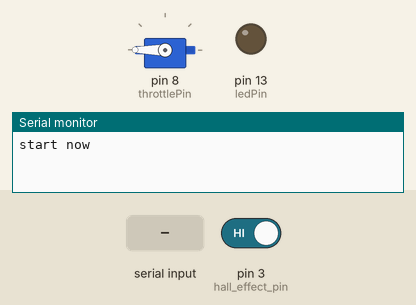
Recording of a sketch running on a simulated Arduino Mega 2560, built with avr-gcc and run on an emulated ATmega2560. On the bench: servo, output pins drawn as LEDs (lit = HIGH), the last lines printed to the serial monitor. Inputs (shaded band) come from the test bench; at power-on: pin 3 (hall_effect_pin) HIGH. Pins used as bus, display or sensor lines are not drawn.

Above: at 1.2 s.
1.3 s: pin 3 (hall_effect_pin) driven LOW
At 2.1 s:
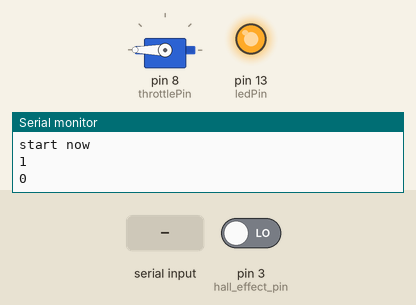
2.8 s: "f\n" received over Serial
At 3.2 s:
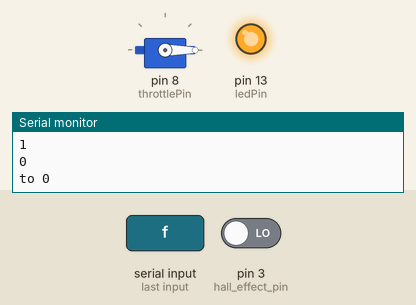
4.3 s: "90,45\n" received over Serial
At 5.5 s:
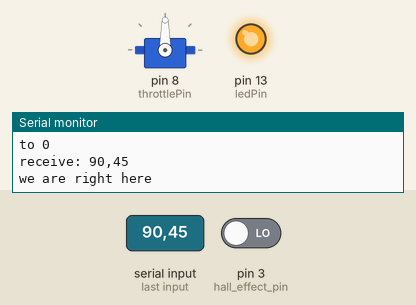
5.8 s: "30,150\n" received over Serial
At 6.8 s:
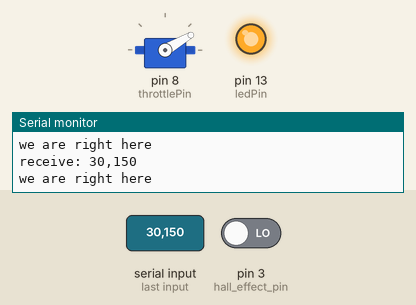
7.3 s: "s\n" received over Serial
At 7.9 s:
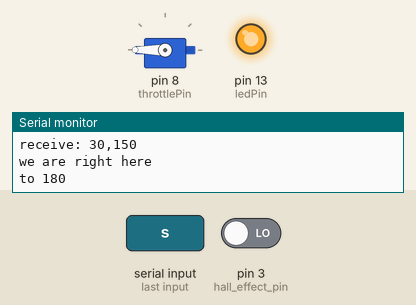
Timing chart, 0 to 9.8 s (numbered marks = the images above; inputs shaded):
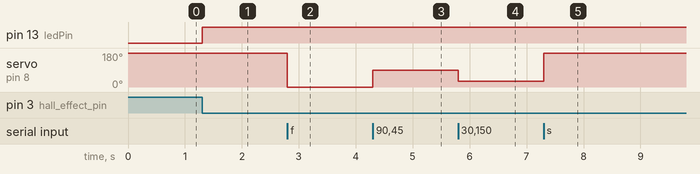

Measured:
- after the input at 1.3 s, pin 13 (ledPin): LOW → HIGH at once
- after the input at 2.8 s, servo on pin 8 (throttlePin): 180° → 0° at once
- after the input at 4.3 s, servo on pin 8 (throttlePin): 0° → 90° at once
- after the input at 5.8 s, servo on pin 8 (throttlePin): 90° → 30° at once
- after the input at 7.3 s, servo on pin 8 (throttlePin): 30° → 180° at once

The sketch:

movehall.ino
```cpp
#include <Servo.h>
#include <SPI.h>
#include <Wire.h>
#include <math.h>
#include <stdlib.h>

#define BAUD 115200

/*
 * hall effect sensor on the front wheel
 * black - 14 orange - ground
 * blue - 13 brown - signal, pin 2
 * red - 15 yellow - +5vdc
 *
 * diameter of the wheel - 16.5 inches
 * circumference - 51.83627 inches
 * 7 magnets, evenly spaced, 7.40518 inches apart
 */

 /*
 * black - orange - ground
 * blue - brown - signal
 * red - yellow - +5vdc
 */


#define hall_effect_interrupt_num 0
byte hall_effect_pin = 3;
//pin 2 is interrupt 0, so plug the sensor into pin 2

#define ledPin 13   //led pin


volatile int ticks = 0;
volatile int revolutions = 0;

//main power pin
byte mainPower = 30;

byte throttlePin = 8;
Servo throttle;

String incoming = "";
boolean completeString = false;

void setup()
{
     // Open the serial connection,
     Serial.begin(BAUD);

     //set the mode for the led
     pinMode(ledPin,OUTPUT);

     //enable the built in pullup resistor
     pinMode(2,INPUT_PULLUP);

     //attachInterrupt(hall_effect_interrupt_num,tickhandler,FALLING);    //not sure of 3rd param
     attachInterrupt(digitalPinToInterrupt(hall_effect_pin),tickhandler,FALLING);    //not sure of 3rd param

     //make sure the main power is shut off
     pinMode(mainPower, OUTPUT);
     digitalWrite(mainPower, LOW);

     //attach the servo to the pin
     throttle.attach(throttlePin);

     //move the servo back to 0 degrees before you turn on the main power!!!
     throttle.write(180);

     //turn on the main power
     digitalWrite(mainPower,HIGH);

     Serial.println("start now");
}
void logger(String t)
{
     Serial.println(t);
     //Serial1.println(t);
}

void doSomething(String s)
{
     String log = "receive: " + s;
     //logger(s);
     if (incoming == "on")
     {
          digitalWrite(mainPower, HIGH);
     }
     else if (incoming == "off")
     {
          digitalWrite(mainPower, LOW);
     }
     else if (s=="ping" || s == "PING")
     {
          logger("pong");
          //Serial.println("pong");
          //Serial.println(millis());
     }
     else if (s =="f")
     {
          //throttle.write();  //put the position here, this is the angle to move to
          throttle.write(0);
          logger("to 0");
     }
     else if (s == "s")
     {
          throttle.write(180);
          logger("to 180");
     }
     else
     {
          logger(log);
          Serial.println("we are right here");
          throttle.write(s.toInt());
     }
}

void loop()
{
     if(completeString)
     {
          doSomething(incoming);
          completeString = false;
          incoming = "";
     }

}

void tickhandler()
{
     ticks++;
     if (ticks >7)
     {
          ticks = 0;
          revolutions++;
     }
     Serial.println(ticks);
     Serial.println(revolutions);

     digitalWrite(ledPin, !digitalRead(ledPin) );
}


void serialEvent()
{
     while(Serial.available() > 0)
     {
          char inchar = (char)Serial.read();
          //check to see if we get a newline, if so, the string is
          //complete and its time for the loop() to do something
          //but don't add the \n to the string
          if (inchar == '\n')
          {
               completeString = true;
          }
          //otherwise, add the incoming character to the string
          else
          {
               incoming = incoming + inchar;
          }
     }
}
```
